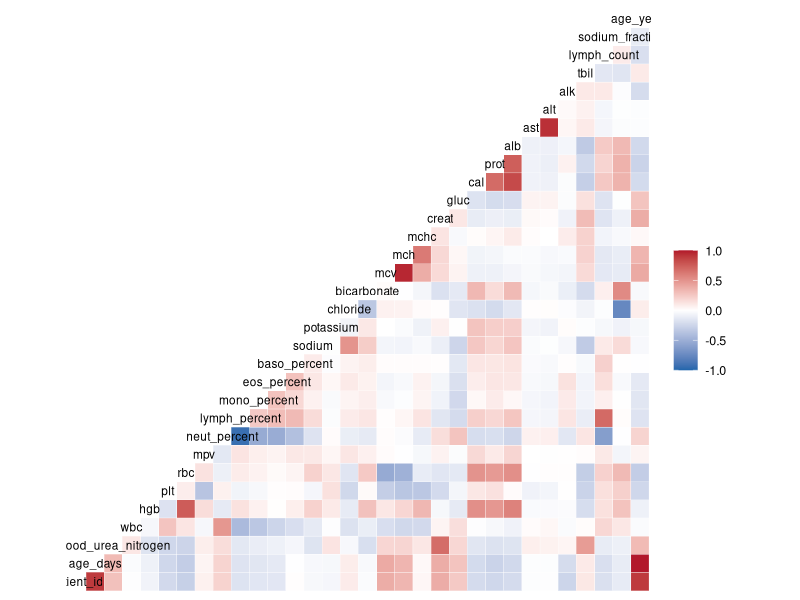
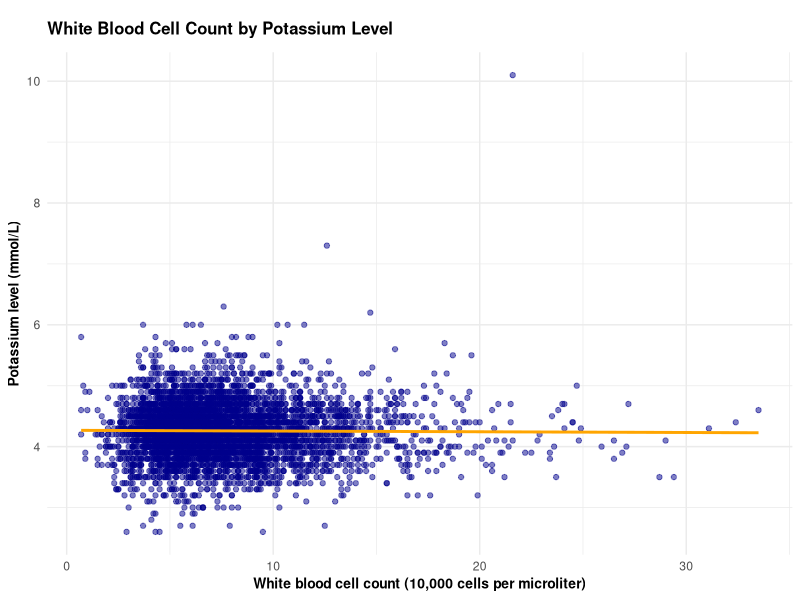
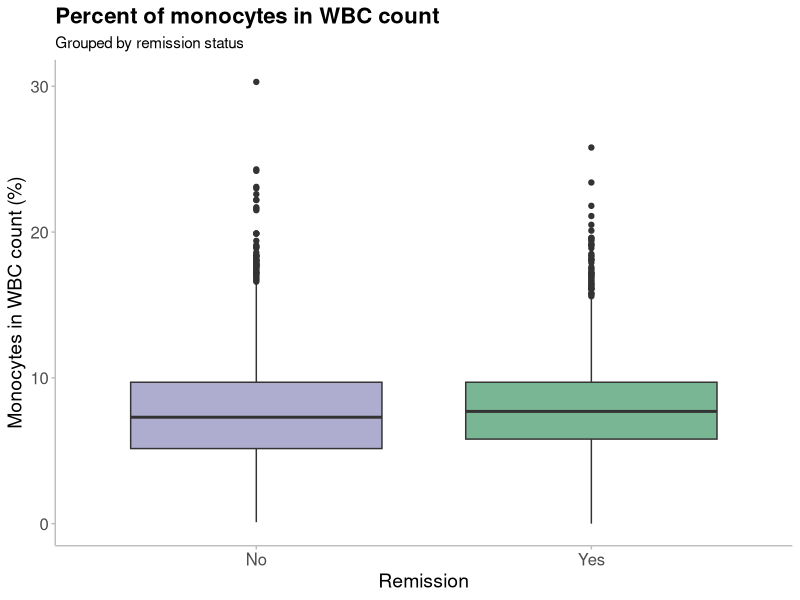

Write R code to recreate these figures, in order.
## ---- chunk 1
knitr::opts_chunk$set(echo = TRUE)
## ---- chunk 2
library(ggplot2)
library(tidyverse)
library(here)

patient_data <- read_delim(
  here("data", "data_for_analysis", "20250908-tidy-joined-exam-data.txt"),
  delim = "\t"
)
## ---- chunk 3
# Create correlation plot
GGally::ggcorr(patient_data,
                           low = "#2166ac",
                           mid = "white",
                           high = "#b2182b",
                           midpoint = 0,
                           label = FALSE,
                           size = 3)

## ---- chunk 4
# Scatterplot investigating white blood cell count by potassium level ----
ggplot(patient_data, aes(x = wbc, y = potassium)) + # Assign data, x and y values
  geom_point(colour = "darkblue", alpha = 0.5, na.rm = TRUE) + # Scatterplot
  geom_smooth(method = "lm", se = FALSE, colour = "orange") + #Regression line
  theme_minimal() + #Background theme
  theme(legend.position = "none", #Remove legend
        plot.title = element_text(face = "bold", size = 12, margin = margin(10, 0, 10, 0)), #Bold title, resized title and increased margin between title and plot
        axis.title.x = element_text(face = "bold", size = 10), #Bold x-axis text
        axis.title.y = element_text(face = "bold", size = 10)) + #Bold y-axis text
  labs(title = "White Blood Cell Count by Potassium Level", #Title
       x = "White blood cell count (10,000 cells per microliter)", #x-axis title
       y = "Potassium level (mmol/L)") #y-axis title

## ---- chunk 5
# Remission and percent of monocytes ----
# Create a boxplot
ggplot(data=patient_data, 
                              mapping=aes(x=remission, y=mono_percent)) + #select variables
  geom_boxplot(fill=c("#7876B199", "#20854E99")) + #create a box plot and set specific colours
  xlab("Remission") + #change x axis label
  ylab("Monocytes in WBC count (%)") + #y axis labels
  labs(title = "Percent of monocytes in WBC count",
       subtitle = "Grouped by remission status") +
  theme_minimal() + #use the minimal theme
  theme(
    panel.grid.major = element_blank(), #remove major grid
    panel.grid.minor = element_blank(), #remove minor grid
    axis.line = element_line(colour="grey", linewidth = 0.5), #include x and y axis
    axis.ticks = element_line(colour = "grey", linewidth = 0.5), #include tick marks
    legend.position = "None", #remove legend
    plot.title = element_text(size = 16, face = "bold"), #change title font
    axis.title = element_text(size = 14), #change axis title size
    axis.text.x = element_text( size = 12), #change x-axis text size
    axis.text.y = element_text(size=12) #change y-axis text size
  ) 
  
 

